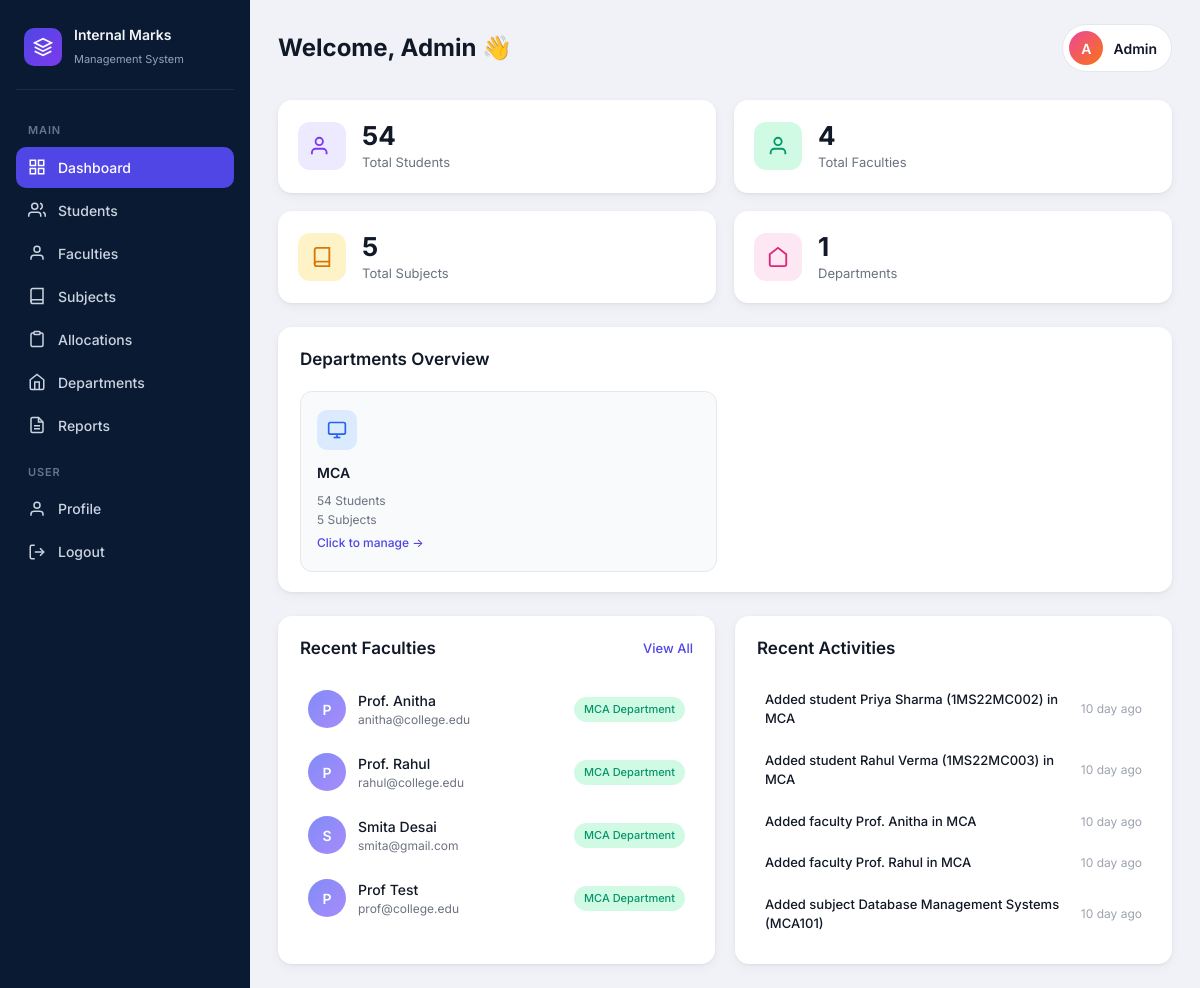
Page /dashboard (signed in) on the earlier database version.
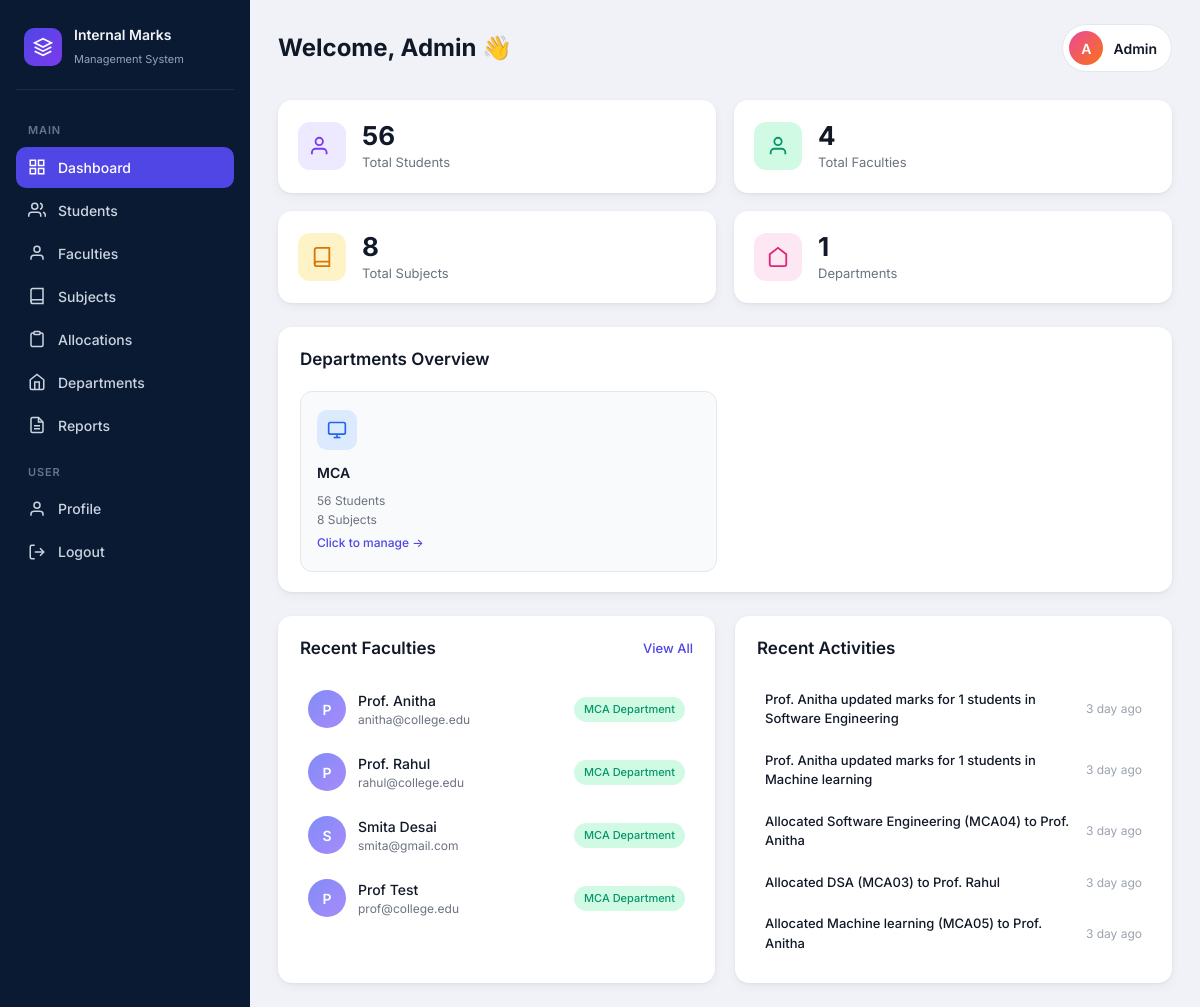
Same page on the later database version.
### tables this page shows
CREATE TABLE faculties (
            id INTEGER PRIMARY KEY AUTOINCREMENT,
            name TEXT NOT NULL,
            email TEXT UNIQUE NOT NULL,
            department TEXT NOT NULL DEFAULT 'MCA',
            password TEXT NOT NULL,
            created_at TEXT NOT NULL
        );

CREATE TABLE activities (
            id INTEGER PRIMARY KEY AUTOINCREMENT,
            action TEXT NOT NULL,
            created_at TEXT NOT NULL
        );

### app.py (the view)
@app.route("/dashboard")
@admin_required
def dashboard():
    return render_template(
        "dashboard.html",
        admin_name=session.get("admin_name", "Admin"),
        stats=db.get_dashboard_stats(),
        recent_faculties=db.get_recent_faculties(),
        recent_activities=db.get_recent_activities(),
        active_page="dashboard",
    )

### app.py (called while the page is built)
def admin_required(f):
    @wraps(f)
    def decorated(*args, **kwargs):
        if not session.get("logged_in") or session.get("role") != "admin":
            return redirect(url_for("login"))
        return f(*args, **kwargs)
    return decorated

### database.py (called while the page is built)
def time_ago(timestamp):
    try:
        if isinstance(timestamp, str):
            dt = datetime.strptime(timestamp, "%Y-%m-%d %H:%M:%S")
        else:
            dt = timestamp
        diff = datetime.now() - dt
        seconds = int(diff.total_seconds())
        if seconds < 60:
            return "Just now"
        if seconds < 3600:
            return f"{seconds // 60} min ago"
        if seconds < 86400:
            return f"{seconds // 3600} hour ago"
        return f"{seconds // 86400} day ago"
    except Exception:
        return str(timestamp)

def get_students(department=DEPARTMENT):
    stmt = select(students).where(students.c.department == department).order_by(students.c.name)
    with engine.connect() as conn:
        rows = conn.execute(stmt).mappings().all()
    return [dict(r) for r in rows]

def student_count(department=DEPARTMENT):
    return len(get_students(department))

### templates/dashboard.html (shortened to what the changed rows need)
{% extends "base.html" %}
{% from "partials/flash.html" import flash_messages %}
{% block body %}
<div class="app-layout">
    <main class="main">
        <header class="topbar">
            <h1>Welcome, {{ admin_name }} <span class="wave">👋</span></h1>
        </header>
        <section class="stats-row">
            <div class="stat-card">
                <div class="stat-info">
                    <span class="stat-value">{{ stats.students }}</span>
                    <span class="stat-label">Total Students</span>
                </div>
            </div>
            <div class="stat-card">
                <div class="stat-info">
                    <span class="stat-value">{{ stats.subjects }}</span>
                    <span class="stat-label">Total Subjects</span>
                </div>
            </div>
        </section>
        <section class="panel">
            <div class="panel-header">
                <h2>Departments Overview</h2>
            </div>
            <div class="dept-grid single-dept">
                <a href="{{ url_for('department_mca') }}" class="dept-card clickable">
                    <div class="dept-icon blue">
                        <svg viewBox="0 0 24 24" fill="none" stroke="currentColor" stroke-width="2"><rect x="2" y="3" width="20" height="14" rx="2"/><line x1="8" y1="21" x2="16" y2="21"/><line x1="12" y1="17" x2="12" y2="21"/></svg>
                    </div>
                    <h3>MCA</h3>
                    <p>{{ stats.students }} Students</p>
                    <p>{{ stats.subjects }} Subjects</p>
                    <span class="dept-link-hint">Click to manage →</span>
                </a>
            </div>
        </section>
        <section class="bottom-row">
            <div class="panel">
                <div class="panel-header">
                    <h2>Recent Faculties</h2>
                </div>
                {% if recent_faculties %}
                <ul class="faculty-list">
                    {% for f in recent_faculties %}
                    <li class="faculty-item">
                        <div class="faculty-avatar">{{ f.name[0] }}</div>
                        <div class="faculty-info">
                            <span class="faculty-name">{{ f.name }}</span>
                            <span class="faculty-email">{{ f.email }}</span>
                        </div>
                        <span class="dept-tag mca">{{ f.department }} Department</span>
                    </li>
                    {% endfor %}
                </ul>
                {% else %}
                <p class="empty-text">No faculties added yet. <a href="{{ url_for('faculties') }}">Add faculty</a></p>
                {% endif %}
            </div>
            <div class="panel">
                <div class="panel-header">
                    <h2>Recent Activities</h2>
                </div>
                {% if recent_activities %}
                <ul class="activity-list">
                    {% for a in recent_activities %}
                    <li class="activity-item">
                        <span class="activity-text">{{ a.text }}</span>
                        <span class="activity-time">{{ a.time }}</span>
                    </li>
                    {% endfor %}
                </ul>
                {% else %}
                <p class="empty-text">No activities yet.</p>
                {% endif %}
            </div>
        </section>
    </main>
</div>
{% endblock %}

Differences in the rows shown:
no longer on this page (row unchanged): activities: text "Added student Priya Sharma (1MS22MC002) in MCA", time "10 day ago"
no longer on this page (row unchanged): activities: text "Added student Rahul Verma (1MS22MC003) in MCA", time "10 day ago"
no longer on this page (row unchanged): activities: text "Added faculty Prof. Anitha in MCA", time "10 day ago"
no longer on this page (row unchanged): activities: text "Added faculty Prof. Rahul in MCA", time "10 day ago"
no longer on this page (row unchanged): activities: text "Added subject Database Management Systems (MCA101)", time "10 day ago"
added activities: text "Prof. Anitha updated marks for 1 students in Software Engineering", time "3 day ago"
added activities: text "Prof. Anitha updated marks for 1 students in Machine learning", time "3 day ago"
added activities: text "Allocated Software Engineering (MCA04) to Prof. Anitha", time "3 day ago"
added activities: text "Allocated DSA (MCA03) to Prof. Rahul", time "3 day ago"
added activities: text "Allocated Machine learning (MCA05) to Prof. Anitha", time "3 day ago"
Other differences:
{{ stats.students }}: "54" → "56"
{{ stats.subjects }}: "5" → "8"
